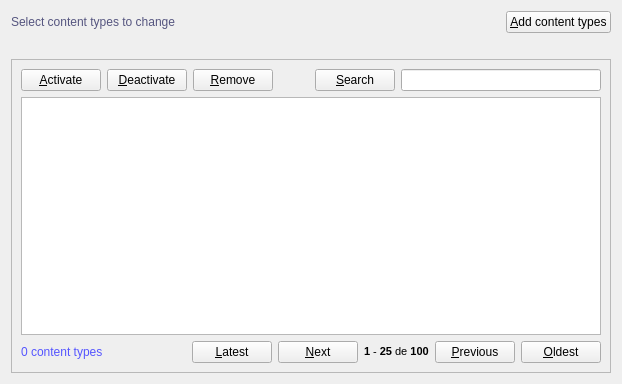
<?xml version="1.0" encoding="UTF-8"?>
<ui version="4.0">
 <class>ContentTypes</class>
 <widget class="QWidget" name="ContentTypes">
  <property name="geometry">
   <rect>
    <x>0</x>
    <y>0</y>
    <width>622</width>
    <height>384</height>
   </rect>
  </property>
  <property name="windowTitle">
   <string>ContentTypes</string>
  </property>
  <property name="windowIcon">
   <iconset resource="resources.qrc">
    <normaloff>:/default/static/default/icons/22x22/face-devilish.png</normaloff>:/default/static/default/icons/22x22/face-devilish.png</iconset>
  </property>
  <layout class="QGridLayout" name="gridLayout_2">
   <item row="0" column="0">
    <layout class="QHBoxLayout" name="horizontalLayout_2">
     <item>
      <widget class="QLabel" name="titleLabel">
       <property name="styleSheet">
        <string notr="true">color: rgb(85, 85, 127);
font: 75 14pt &quot;DejaVu Sans Mono&quot;;</string>
       </property>
       <property name="text">
        <string>Select content types to change</string>
       </property>
      </widget>
     </item>
     <item>
      <spacer name="horizontalSpacer">
       <property name="orientation">
        <enum>Qt::Horizontal</enum>
       </property>
       <property name="sizeHint" stdset="0">
        <size>
         <width>40</width>
         <height>20</height>
        </size>
       </property>
      </spacer>
     </item>
     <item>
      <widget class="QPushButton" name="newPushButton">
       <property name="text">
        <string>&amp;Add content types</string>
       </property>
       <property name="icon">
        <iconset resource="resources.qrc">
         <normaloff>:/default/static/default/icons/22x22/document-new.png</normaloff>:/default/static/default/icons/22x22/document-new.png</iconset>
       </property>
       <property name="shortcut">
        <string>Ctrl+N</string>
       </property>
      </widget>
     </item>
    </layout>
   </item>
   <item row="1" column="0">
    <widget class="QLabel" name="statusLabel">
     <property name="styleSheet">
      <string notr="true"/>
     </property>
     <property name="text">
      <string/>
     </property>
    </widget>
   </item>
   <item row="2" column="0">
    <widget class="QFrame" name="frame">
     <property name="frameShape">
      <enum>QFrame::StyledPanel</enum>
     </property>
     <property name="frameShadow">
      <enum>QFrame::Raised</enum>
     </property>
     <layout class="QGridLayout" name="gridLayout">
      <item row="0" column="0">
       <layout class="QHBoxLayout" name="horizontalLayout_3">
        <item>
         <widget class="QPushButton" name="activatePushButton">
          <property name="text">
           <string>&amp;Activate</string>
          </property>
          <property name="icon">
           <iconset resource="resources.qrc">
            <normaloff>:/default/static/default/icons/22x22/dialog-ok-apply.png</normaloff>:/default/static/default/icons/22x22/dialog-ok-apply.png</iconset>
          </property>
          <property name="shortcut">
           <string>Ctrl+E</string>
          </property>
         </widget>
        </item>
        <item>
         <widget class="QPushButton" name="deactivatePushButton">
          <property name="text">
           <string>&amp;Deactivate</string>
          </property>
          <property name="icon">
           <iconset resource="resources.qrc">
            <normaloff>:/default/static/default/icons/22x22/dialog-ok.png</normaloff>:/default/static/default/icons/22x22/dialog-ok.png</iconset>
          </property>
          <property name="shortcut">
           <string>Ctrl+Shift+E</string>
          </property>
         </widget>
        </item>
        <item>
         <widget class="QPushButton" name="removePushButton">
          <property name="text">
           <string>&amp;Remove</string>
          </property>
          <property name="icon">
           <iconset resource="resources.qrc">
            <normaloff>:/default/static/default/icons/22x22/edit-delete.png</normaloff>:/default/static/default/icons/22x22/edit-delete.png</iconset>
          </property>
          <property name="shortcut">
           <string>Ctrl+Del</string>
          </property>
         </widget>
        </item>
        <item>
         <spacer name="horizontalSpacer_2">
          <property name="orientation">
           <enum>Qt::Horizontal</enum>
          </property>
          <property name="sizeHint" stdset="0">
           <size>
            <width>40</width>
            <height>20</height>
           </size>
          </property>
         </spacer>
        </item>
        <item>
         <widget class="QPushButton" name="searchAdvancedPushButton">
          <property name="text">
           <string>&amp;Search</string>
          </property>
          <property name="icon">
           <iconset resource="resources.qrc">
            <normaloff>:/default/static/default/icons/22x22/page-zoom.png</normaloff>:/default/static/default/icons/22x22/page-zoom.png</iconset>
          </property>
          <property name="shortcut">
           <string>Ctrl+K</string>
          </property>
          <property name="checkable">
           <bool>false</bool>
          </property>
         </widget>
        </item>
        <item>
         <widget class="QLineEdit" name="searchLineEdit">
          <property name="minimumSize">
           <size>
            <width>200</width>
            <height>0</height>
           </size>
          </property>
          <property name="styleSheet">
           <string notr="true">color: rgb(170, 170, 255); 
font: oblique 8pt &quot;DejaVu Sans Mono&quot;;</string>
          </property>
          <property name="dragEnabled">
           <bool>true</bool>
          </property>
         </widget>
        </item>
       </layout>
      </item>
      <item row="1" column="0">
       <widget class="QTableView" name="contentTypesTableView">
        <property name="alternatingRowColors">
         <bool>true</bool>
        </property>
        <property name="sortingEnabled">
         <bool>true</bool>
        </property>
       </widget>
      </item>
      <item row="2" column="0">
       <layout class="QHBoxLayout" name="horizontalLayout">
        <item>
         <widget class="QLabel" name="statusContentTypesTableViewLabel">
          <property name="styleSheet">
           <string notr="true">color: rgb(85, 85, 255);</string>
          </property>
          <property name="text">
           <string>0 content types</string>
          </property>
         </widget>
        </item>
        <item>
         <spacer name="horizontalSpacer_4">
          <property name="orientation">
           <enum>Qt::Horizontal</enum>
          </property>
          <property name="sizeHint" stdset="0">
           <size>
            <width>40</width>
            <height>20</height>
           </size>
          </property>
         </spacer>
        </item>
        <item>
         <widget class="QPushButton" name="latestPushButton">
          <property name="text">
           <string>&amp;Latest</string>
          </property>
          <property name="icon">
           <iconset resource="resources.qrc">
            <normaloff>:/default/static/default/icons/22x22/go-previous-view.png</normaloff>:/default/static/default/icons/22x22/go-previous-view.png</iconset>
          </property>
          <property name="shortcut">
           <string>Ctrl+Shift+Left, Ctrl+Shift+PgUp</string>
          </property>
         </widget>
        </item>
        <item>
         <widget class="QPushButton" name="nextPushButton">
          <property name="text">
           <string>&amp;Next</string>
          </property>
          <property name="icon">
           <iconset resource="resources.qrc">
            <normaloff>:/default/static/default/icons/22x22/go-previous.png</normaloff>:/default/static/default/icons/22x22/go-previous.png</iconset>
          </property>
          <property name="shortcut">
           <string>Ctrl+Left, Ctrl+PgUp</string>
          </property>
         </widget>
        </item>
        <item>
         <widget class="QLabel" name="statusPaginationLabel">
          <property name="text">
           <string>&lt;!DOCTYPE HTML PUBLIC &quot;-//W3C//DTD HTML 4.0//EN&quot; &quot;http://www.w3.org/TR/REC-html40/strict.dtd&quot;&gt;
&lt;html&gt;&lt;head&gt;&lt;meta name=&quot;qrichtext&quot; content=&quot;1&quot; /&gt;&lt;style type=&quot;text/css&quot;&gt;
p, li { white-space: pre-wrap; }
&lt;/style&gt;&lt;/head&gt;&lt;body style=&quot; font-family:'DejaVu Sans Mono'; font-size:8pt; font-weight:400; font-style:normal;&quot;&gt;
&lt;p style=&quot; margin-top:0px; margin-bottom:0px; margin-left:0px; margin-right:0px; -qt-block-indent:0; text-indent:0px;&quot;&gt;&lt;span style=&quot; font-weight:600;&quot;&gt;1&lt;/span&gt; - &lt;span style=&quot; font-weight:600;&quot;&gt;25&lt;/span&gt; de &lt;span style=&quot; font-weight:600;&quot;&gt;100&lt;/span&gt;&lt;/p&gt;&lt;/body&gt;&lt;/html&gt;</string>
          </property>
         </widget>
        </item>
        <item>
         <widget class="QPushButton" name="previousPushButton">
          <property name="text">
           <string>&amp;Previous</string>
          </property>
          <property name="icon">
           <iconset resource="resources.qrc">
            <normaloff>:/default/static/default/icons/22x22/go-next.png</normaloff>:/default/static/default/icons/22x22/go-next.png</iconset>
          </property>
          <property name="shortcut">
           <string>Ctrl+Right, Ctrl+PgDown</string>
          </property>
         </widget>
        </item>
        <item>
         <widget class="QPushButton" name="oldestPushButton">
          <property name="text">
           <string>&amp;Oldest</string>
          </property>
          <property name="icon">
           <iconset resource="resources.qrc">
            <normaloff>:/default/static/default/icons/22x22/go-next-view.png</normaloff>:/default/static/default/icons/22x22/go-next-view.png</iconset>
          </property>
          <property name="shortcut">
           <string>Ctrl+Shift+Right, Ctrl+Shift+PgDown</string>
          </property>
         </widget>
        </item>
       </layout>
      </item>
     </layout>
    </widget>
   </item>
  </layout>
 </widget>
 <tabstops>
  <tabstop>newPushButton</tabstop>
  <tabstop>activatePushButton</tabstop>
  <tabstop>deactivatePushButton</tabstop>
  <tabstop>removePushButton</tabstop>
  <tabstop>searchAdvancedPushButton</tabstop>
  <tabstop>searchLineEdit</tabstop>
  <tabstop>latestPushButton</tabstop>
  <tabstop>nextPushButton</tabstop>
  <tabstop>previousPushButton</tabstop>
  <tabstop>oldestPushButton</tabstop>
 </tabstops>
 <resources>
  <include location="resources.qrc"/>
 </resources>
 <connections/>
</ui>
